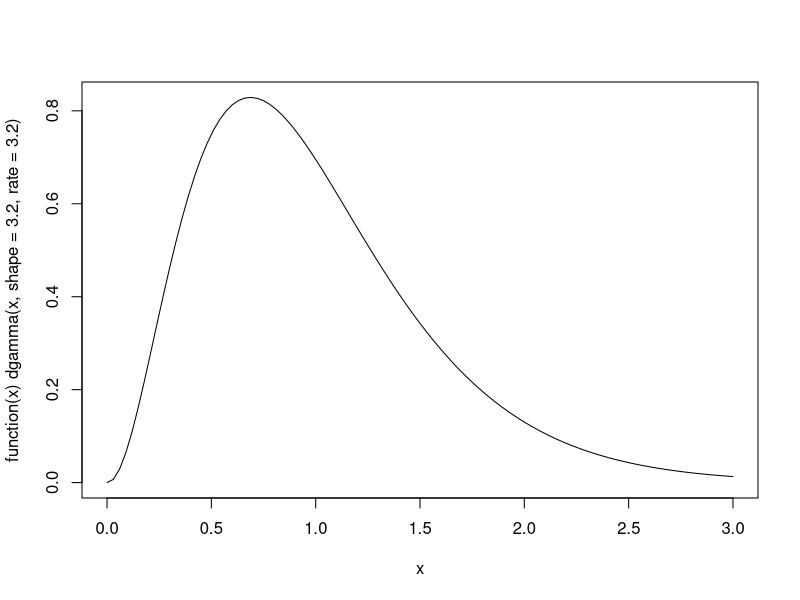
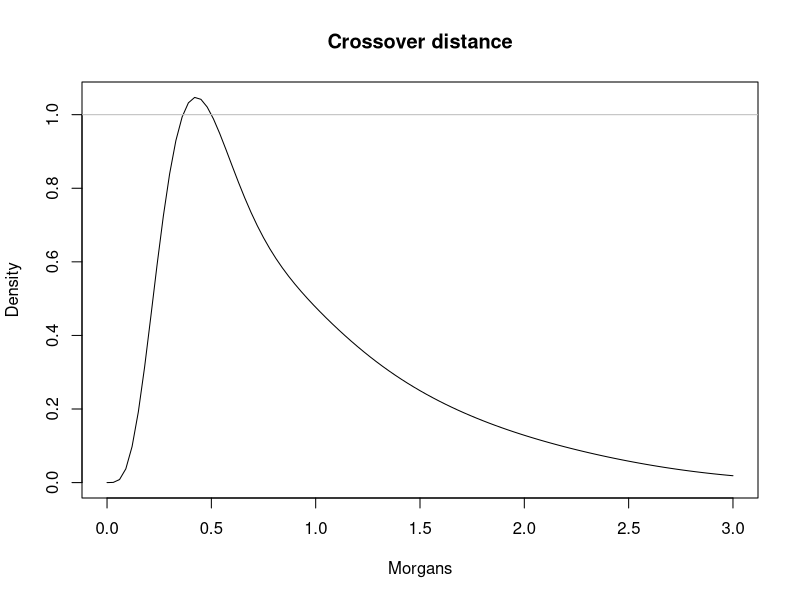
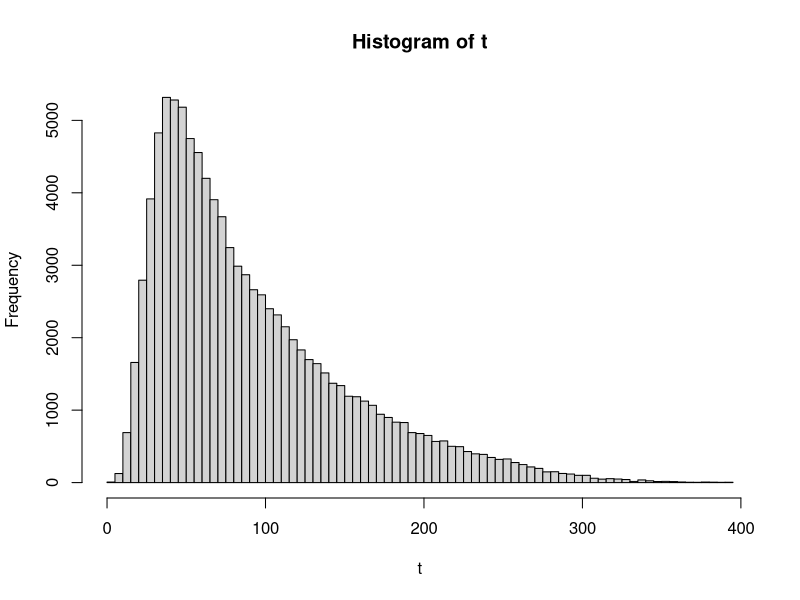
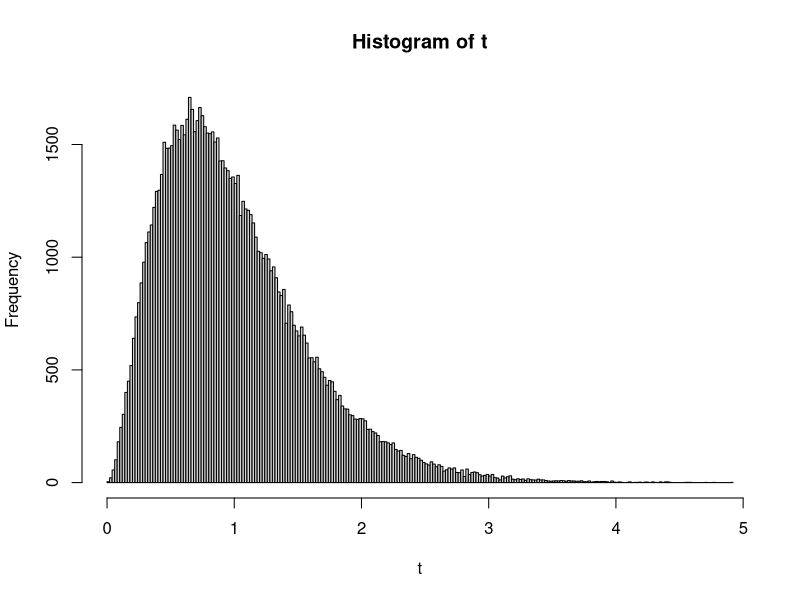
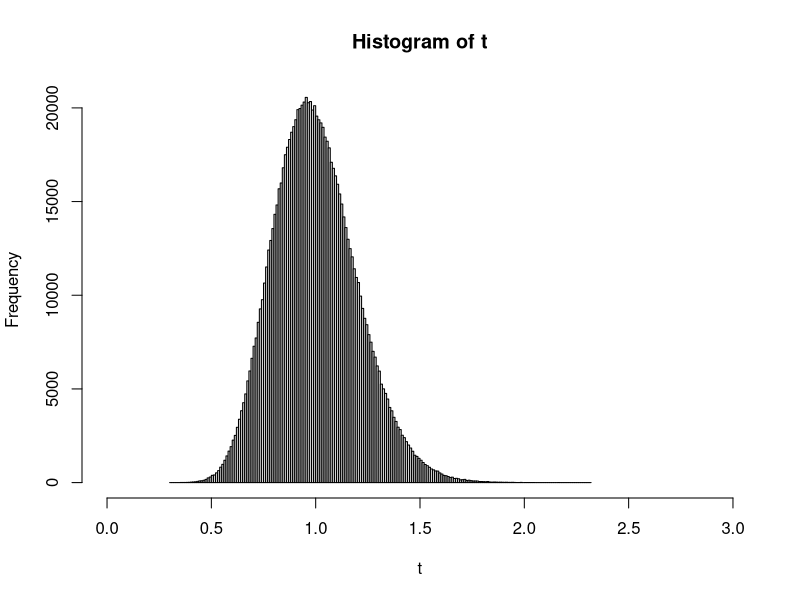

Generate these figures, in order, with R:



plot(function(x) dgamma(x,shape=3.2,rate=3.2),xlim=c(0,3))

fgammamod = function(x,L, n) {
    
    (x**(n-1))*exp(-L*x)    *  (L**n)/gamma(n) 
}

#plot(function(x) f(x,1,3.2),xlim=c(0,3))


fstar = function(x,q,l) {
    
    
    sum1 = 0
    for(k in 1:5) 
        sum1 = sum1 + fgammamod(x, 2*q*(l+1) , k*(l+1))/ (2**k)
    
    sum1
    
}


plot(function(x) fstar(x,1,4.5),xlim=c(0,3), xlab="Morgans", ylab="Density")
title("Crossover distance")
abline(h=1,col="gray")





dens = sapply(seq(0,4,by=0.01), function(x) fstar(x,1,4.5) )

cdf = cumsum(dens)
cdf = cdf/max(cdf)

cdf[1:10]
crossoverCDFvector = cdf


generateRecombinationDistances = function ( n ) {
    
    t = findInterval( runif(n), crossoverCDFvector )
    t = t * 4 / length(crossoverCDFvector)
    100 * t
}

generateRecombinationDistances(20)

t=findInterval(runif(100000),cdf)
hist(t,n=100)    

mean(t)






t=rexp(100000,3)+rexp(100000,3)+rexp(100000,3)#+rexp(100000,3)++rexp(100000,3)
hist(t,n=200)
mean(t)

n=1e6
p=2*(1+4)
t = rchisq(n,p) + rchisq(n,p)+ rchisq(n,p)+ rchisq(n,p)+ rchisq(n,p)
t = t / mean(t)

hist(t,n=200,xlim=c(0,3))
